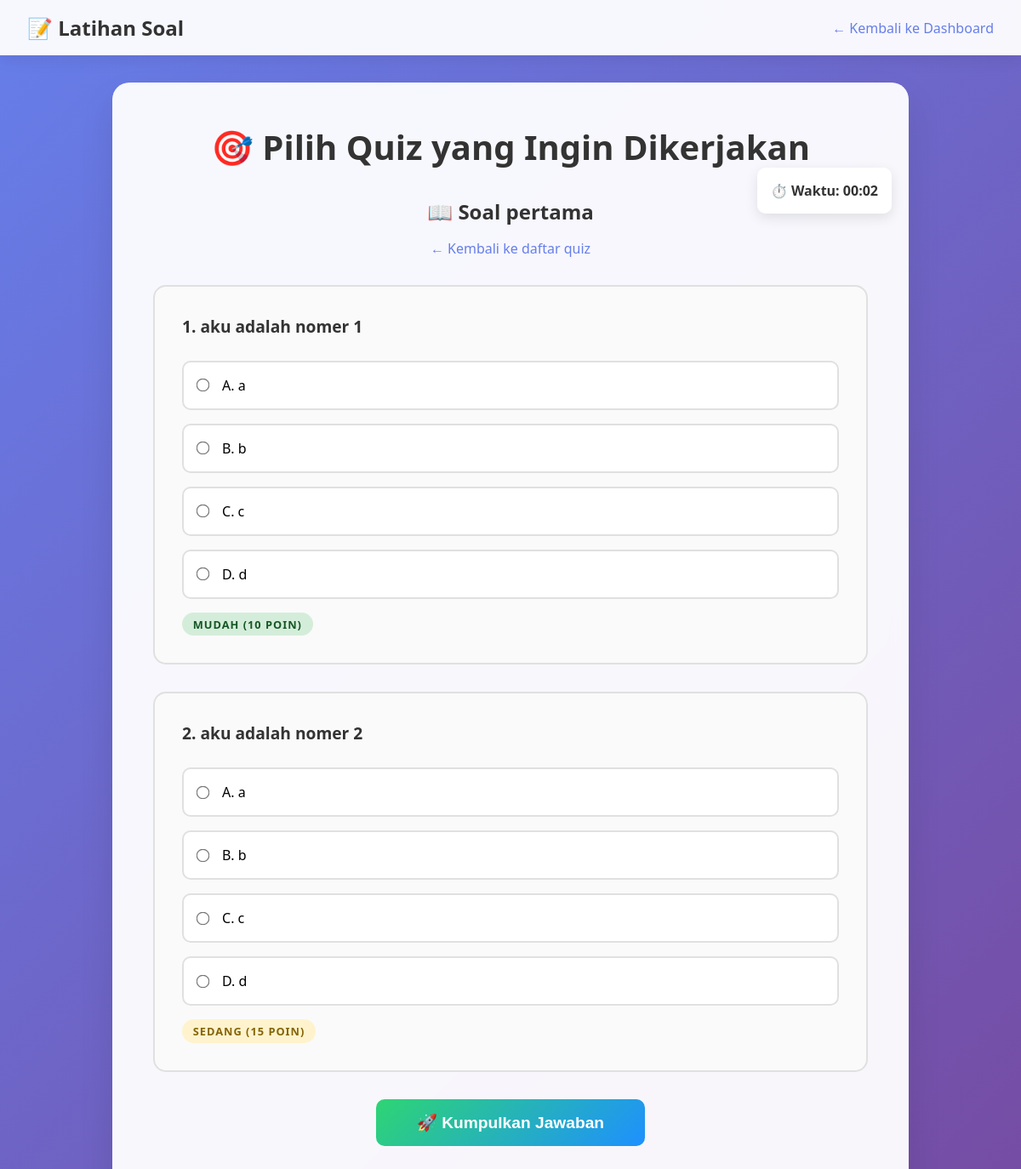
The app's page /AnkaTry/user/latihansoal.php?id_grup=3 (signed in) with its own data.
### tables this page shows
CREATE TABLE `grup_soal` (
  `id_grup` int(11) NOT NULL,
  `judul_grup` varchar(255) NOT NULL
);

CREATE TABLE `soal` (
  `id_soal` int(11) NOT NULL,
  `id_grup` int(11) DEFAULT NULL,
  `pertanyaan` text NOT NULL,
  `pilihan_a` varchar(255) NOT NULL,
  `pilihan_b` varchar(255) NOT NULL,
  `pilihan_c` varchar(255) NOT NULL,
  `pilihan_d` varchar(255) NOT NULL,
  `jawaban_benar` enum('A','B','C','D') NOT NULL,
  `kategori` varchar(100) DEFAULT NULL,
  `tingkat_kesulitan` varchar(50) DEFAULT NULL,
  `created_at` timestamp NOT NULL DEFAULT current_timestamp()
);

### AnkaTry/user/latihansoal.php (the view, shortened to what this page needs)
<?php
include '../connsoal.php';
$judulList = [];
$res = $koneksi->query("SELECT id_grup, judul_grup FROM grup_soal ORDER BY id_grup DESC");
while ($row = $res->fetch_assoc()) {
    $judulList[] = $row;
}
?>
<!DOCTYPE html>
<html lang="en">
<head>
</head>
<body>
    <nav class="navbar">
        <div class="navbar-title">📝 Latihan Soal</div>
        <div class="navbar-link"><a href="dashboard.php">← Kembali ke Dashboard</a></div>
    </nav>
    <div class="page-container">
        <div class="form-container">
            <h1>🎯 Pilih Quiz yang Ingin Dikerjakan</h1>
            <?php if (!isset($_GET['id_grup'])): ?>
                <div class="quiz-selector">
                    <?php foreach ($judulList as $j): ?>
                        <form method="GET" action="">
                            <input type="hidden" name="id_grup" value="<?= htmlspecialchars($j['id_grup']) ?>">
                            <button type="submit" class="quiz-card">
                                📚 <?= htmlspecialchars($j['judul_grup']) ?>
                            </button>
                        </form>
                    <?php endforeach; ?>
                </div>
            <?php else: ?>
                <?php
                $id_grup = intval($_GET['id_grup']);
                $soalQ = $koneksi->query("SELECT * FROM soal WHERE id_grup=$id_grup ORDER BY id_soal ASC");
                $grup_query = $koneksi->query("SELECT judul_grup FROM grup_soal WHERE id_grup=$id_grup");
                $grup_data = $grup_query->fetch_assoc();
                $judul_grup = $grup_data['judul_grup'];
                ?>
                <div style="text-align: center; margin-bottom: 2rem;">
                    <h2 style="color: #333; margin-bottom: 1rem;">📖 <?= htmlspecialchars($judul_grup) ?></h2>
                    <a href="latihansoal.php" style="color: #667eea; text-decoration: none; font-weight: 500;">← Kembali ke daftar quiz</a>
                </div>
                <div class="timer" id="timer">
                    ⏱️ Waktu: <span id="time">00:00</span>
                </div>
                <?php if ($soalQ && $soalQ->num_rows > 0): ?>
                    <form method="POST" action="" id="quizForm">
                        <?php
                        $no = 1;
                        while ($row = $soalQ->fetch_assoc()):
                        ?>
                            <div class="soal-group">
                                <div class="soal-question">
                                    <?= $no ?>. <?= htmlspecialchars($row['pertanyaan']) ?>
                                </div>
                                <div class="options">
                                    <?php foreach (['A','B','C','D'] as $opt): ?>
                                        <div class="option">
                                            <input type="radio" name="jawaban[<?= $row['id_soal'] ?>]" value="<?= $opt ?>" id="soal_<?= $row['id_soal'] ?>_<?= $opt ?>" required>
                                            <label for="soal_<?= $row['id_soal'] ?>_<?= $opt ?>">
                                                <?= $opt ?>. <?= htmlspecialchars($row['pilihan_'.strtolower($opt)]) ?>
                                            </label>
                                        </div>
                                    <?php endforeach; ?>
                                </div>
                                <span class="difficulty-badge difficulty-<?= strtolower($row['tingkat_kesulitan']) ?>">
                                    <?= $row['tingkat_kesulitan'] ?>
                                    (<?= $row['tingkat_kesulitan'] === 'Mudah' ? '10' : ($row['tingkat_kesulitan'] === 'Sedang' ? '15' : '20') ?> poin)
                                </span>
                            </div>
                        <?php
                        $no++;
                        endwhile;
                        ?>
                        <button type="submit" class="submit-btn" onclick="return confirmSubmit()">
                            🚀 Kumpulkan Jawaban
                        </button>
                    </form>
                <?php endif; ?>
            <?php endif; ?>
        </div>
    </div>
</body>
</html>

### AnkaTry/user/latihansoal.php (style rules this page uses)
* { margin: 0; padding: 0; box-sizing: border-box; }
body { font-family: 'Segoe UI', Tahoma, Geneva, Verdana, sans-serif; background: linear-gradient(135deg, #667eea 0%, #764ba2 100%); min-height: 100vh; }
.navbar { background: rgba(255, 255, 255, 0.95); backdrop-filter: blur(10px); padding: 1rem 2rem; box-shadow: 0 2px 20px rgba(0,0,0,0.1); display: flex; justify-content: space-between; align-items: center; }
.navbar-title { font-size: 1.5rem; font-weight: bold; color: #333; }
.navbar-link a { color: #667eea; text-decoration: none; font-weight: 500; transition: color 0.3s; }
.page-container { padding: 2rem; max-width: 1000px; margin: 0 auto; }
.form-container { background: rgba(255, 255, 255, 0.95); backdrop-filter: blur(10px); padding: 3rem; border-radius: 20px; box-shadow: 0 20px 40px rgba(0,0,0,0.1); }
.form-container h1 { text-align: center; color: #333; margin-bottom: 2rem; font-size: 2.5rem; }
.soal-group { border: 2px solid #e0e0e0; padding: 2rem; margin-bottom: 2rem; border-radius: 15px; background: #fafafa; transition: all 0.3s; }
.soal-question { font-size: 1.2rem; font-weight: 600; color: #333; margin-bottom: 1.5rem; line-height: 1.6; }
.options { display: grid; gap: 1rem; margin-bottom: 1rem; }
.option { display: flex; align-items: center; padding: 1rem; background: white; border: 2px solid #e0e0e0; border-radius: 10px; cursor: pointer; transition: all 0.3s; }
.option input[type="radio"] { margin-right: 1rem; transform: scale(1.2); }
.option label { cursor: pointer; font-size: 1rem; flex: 1; }
.difficulty-badge { display: inline-block; padding: 0.3rem 0.8rem; border-radius: 20px; font-size: 0.8rem; font-weight: 600; text-transform: uppercase; letter-spacing: 1px; }
.difficulty-mudah { background: #d4edda; color: #155724; }
.difficulty-sedang { background: #fff3cd; color: #856404; }
.submit-btn { background: linear-gradient(135deg, #2ed573 0%, #1e90ff 100%); color: white; border: none; padding: 1rem 3rem; border-radius: 10px; font-size: 1.2rem; font-weight: 600; cursor: pointer; transition: all 0.3s; display: block; margin: 2rem auto; }
.timer { position: fixed; top: 100px; right: 20px; background: rgba(255, 255, 255, 0.95); backdrop-filter: blur(10px); padding: 1rem; border-radius: 10px; box-shadow: 0 5px 15px rgba(0,0,0,0.1); font-weight: 600; color: #333; z-index: 1000; }

### records on screen
grup_soal: judul_grup "Soal pertama"
soal: pertanyaan "aku adalah nomer 1", opt "A", pilihan_a "a", opt "B", pilihan_b "b", opt "C", pilihan_c "c", opt "D", pilihan_d "d", tingkat_kesulitan "MUDAH", shows "10"
soal: pertanyaan "aku adalah nomer 2", opt "A", pilihan_a "a", opt "B", pilihan_b "b", opt "C", pilihan_c "c", opt "D", pilihan_d "d", tingkat_kesulitan "SEDANG", shows "15"
